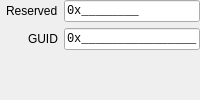
     <widget class="QWidget" name="firewire_tab">
      <attribute name="icon">
       <iconset theme="network-wired"/>
      </attribute>
      <attribute name="title">
       <string>Firewire</string>
      </attribute>
      <attribute name="toolTip">
       <string>Firewire Settings.</string>
      </attribute>
      <attribute name="whatsThis">
       <string>&lt;html&gt;&lt;head/&gt;&lt;body&gt;&lt;p&gt;Firewire Settings.&lt;/p&gt;&lt;/body&gt;&lt;/html&gt;</string>
      </attribute>
      <layout class="QFormLayout" name="firewire_layout">
       <property name="fieldGrowthPolicy">
        <enum>QFormLayout::FieldGrowthPolicy::ExpandingFieldsGrow</enum>
       </property>
       <property name="labelAlignment">
        <set>Qt::AlignmentFlag::AlignRight|Qt::AlignmentFlag::AlignTrailing|Qt::AlignmentFlag::AlignVCenter</set>
       </property>
       <property name="leftMargin">
        <number>6</number>
       </property>
       <property name="topMargin">
        <number>0</number>
       </property>
       <property name="rightMargin">
        <number>0</number>
       </property>
       <property name="bottomMargin">
        <number>0</number>
       </property>
       <item row="0" column="0">
        <widget class="QLabel" name="firewire_reserved_label">
         <property name="toolTip">
          <string>Reserved.</string>
         </property>
         <property name="statusTip">
          <string>Reserved</string>
         </property>
         <property name="whatsThis">
          <string>&lt;html&gt;&lt;head/&gt;&lt;body&gt;&lt;p&gt;Reserved.&lt;/p&gt;&lt;/body&gt;&lt;/html&gt;</string>
         </property>
         <property name="text">
          <string>Reserved</string>
         </property>
        </widget>
       </item>
       <item row="0" column="1">
        <widget class="QLineEdit" name="firewire_reserved">
         <property name="font">
          <font>
           <family>Monospace</family>
          </font>
         </property>
         <property name="toolTip">
          <string>Reserved.</string>
         </property>
         <property name="statusTip">
          <string>Reserved</string>
         </property>
         <property name="whatsThis">
          <string>&lt;html&gt;&lt;head/&gt;&lt;body&gt;&lt;p&gt;Reserved.&lt;/p&gt;&lt;/body&gt;&lt;/html&gt;</string>
         </property>
         <property name="inputMask">
          <string notr="true">&lt;\0\xHHHHHHHH;_</string>
         </property>
         <property name="text">
          <string notr="true">0x</string>
         </property>
        </widget>
       </item>
       <item row="1" column="0">
        <widget class="QLabel" name="firewire_guid_label">
         <property name="toolTip">
          <string>1394 Global Unique ID (GUID)</string>
         </property>
         <property name="statusTip">
          <string>GUID</string>
         </property>
         <property name="whatsThis">
          <string>&lt;html&gt;&lt;head/&gt;&lt;body&gt;&lt;p&gt;1394 Global Unique ID (GUID)&lt;/p&gt;&lt;/body&gt;&lt;/html&gt;</string>
         </property>
         <property name="text">
          <string>GUID</string>
         </property>
        </widget>
       </item>
       <item row="1" column="1">
        <widget class="QLineEdit" name="firewire_guid">
         <property name="font">
          <font>
           <family>Monospace</family>
          </font>
         </property>
         <property name="toolTip">
          <string>1394 Global Unique ID (GUID)</string>
         </property>
         <property name="statusTip">
          <string>GUID</string>
         </property>
         <property name="whatsThis">
          <string>&lt;html&gt;&lt;head/&gt;&lt;body&gt;&lt;p&gt;1394 Global Unique ID (GUID)&lt;/p&gt;&lt;/body&gt;&lt;/html&gt;</string>
         </property>
         <property name="inputMask">
          <string notr="true">&lt;\0\xHHHHHHHHHHHHHHHH;_</string>
         </property>
         <property name="text">
          <string notr="true">0x</string>
         </property>
        </widget>
       </item>
      </layout>
     </widget>
